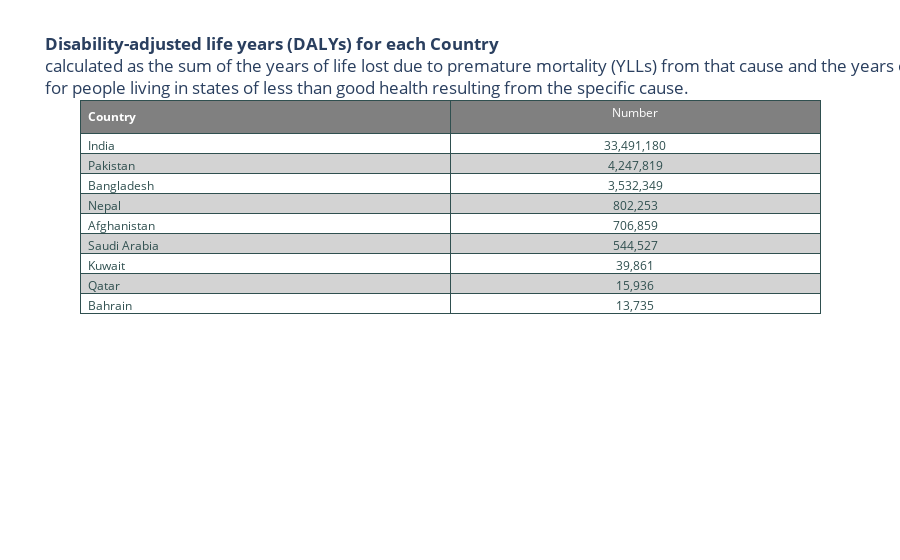

Notebook code cell kept with this figure:
### Code cell
headerColor = 'grey'
rowEvenColor = 'lightgrey'
rowOddColor = 'white'

fig = go.Figure(data=[go.Table(
    header=dict(values=list(['<b>Country<b>', "Number"]),
        line_color='darkslategray',
        fill_color=headerColor,
        align=['left','center'],
        font=dict(color='white')),
    cells=dict(values=[sum_death_number.location, sum_death_number.val.apply(lambda x: "{:,.0f}".format(x))],
        line_color='darkslategray',
        # 2-D list of colors for alternating rows
        fill_color = [[rowOddColor,rowEvenColor]*sum_death_number.shape[0]],
        align = ['left', 'center'],
        font = dict(color = 'darkslategray')
    ))
])

fig.update_layout(
    title="<b>Disability-adjusted life years (DALYs) for each Country</b><br>calculated as the sum of the years of life lost due to premature mortality (YLLs) from that cause and the years of years of healthy life lost due to disability (YLDs) <br>for people living in states of less than good health resulting from the specific cause.")
# fig.update_xaxes(categoryorder='total ascending')
fig.show()

### Figure 1 — Plotly figure (JSON) as saved in the notebook; plotly's stock layout.template omitted (floating-point values rounded to 4 significant figures)
{"data": [{"cells": {"align": ["left", "center"], "fill": {"color": [["white", "lightgrey", "white", "lightgrey", "white", "lightgrey", "white", "lightgrey", "white", "lightgrey", "white", "lightgrey", "white", "lightgrey", "white", "lightgrey", "white", "lightgrey"]]}, "font": {"color": "darkslategray"}, "line": {"color": "darkslategray"}, "values": [["India", "Pakistan", "Bangladesh", "Nepal", "Afghanistan", "Saudi Arabia", "Kuwait", "Qatar", "Bahrain"], ["33,491,180", "4,247,819", "3,532,349", "802,253", "706,859", "544,527", "39,861", "15,936", "13,735"]]}, "header": {"align": ["left", "center"], "fill": {"color": "grey"}, "font": {"color": "white"}, "line": {"color": "darkslategray"}, "values": ["<b>Country<b>", "Number"]}, "type": "table"}], "layout": {"title": {"text": "<b>Disability-adjusted life years (DALYs) for each Country</b><br>calculated as the sum of the years of life lost due to premature mortality (YLLs) from that cause and the years of years of healthy life lost due to disability (YLDs) <br>for people living in states of less than good health resulting from the specific cause."}}}
